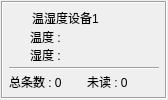
<?xml version="1.0" encoding="UTF-8"?>
<ui version="4.0">
 <class>frmDevicePanel</class>
 <widget class="QWidget" name="frmDevicePanel">
  <property name="geometry">
   <rect>
    <x>0</x>
    <y>0</y>
    <width>168</width>
    <height>96</height>
   </rect>
  </property>
  <property name="styleSheet">
   <string notr="true"/>
  </property>
  <layout class="QVBoxLayout" name="verticalLayout">
   <property name="spacing">
    <number>0</number>
   </property>
   <property name="leftMargin">
    <number>1</number>
   </property>
   <property name="topMargin">
    <number>1</number>
   </property>
   <property name="rightMargin">
    <number>1</number>
   </property>
   <property name="bottomMargin">
    <number>1</number>
   </property>
   <item>
    <widget class="QFrame" name="frame">
     <property name="frameShape">
      <enum>QFrame::Box</enum>
     </property>
     <property name="frameShadow">
      <enum>QFrame::Sunken</enum>
     </property>
     <layout class="QGridLayout" name="gridLayout_3">
      <property name="leftMargin">
       <number>6</number>
      </property>
      <property name="topMargin">
       <number>6</number>
      </property>
      <property name="rightMargin">
       <number>6</number>
      </property>
      <property name="bottomMargin">
       <number>6</number>
      </property>
      <property name="spacing">
       <number>0</number>
      </property>
      <item row="0" column="0">
       <widget class="QFrame" name="gboxDeviceTitle">
        <layout class="QHBoxLayout" name="horizontalLayout">
         <property name="spacing">
          <number>5</number>
         </property>
         <property name="leftMargin">
          <number>0</number>
         </property>
         <property name="topMargin">
          <number>0</number>
         </property>
         <property name="rightMargin">
          <number>0</number>
         </property>
         <property name="bottomMargin">
          <number>0</number>
         </property>
         <item>
          <widget class="ButtonDevice" name="btnDevice" native="true">
           <property name="minimumSize">
            <size>
             <width>18</width>
             <height>18</height>
            </size>
           </property>
           <property name="maximumSize">
            <size>
             <width>18</width>
             <height>18</height>
            </size>
           </property>
          </widget>
         </item>
         <item>
          <widget class="QLabel" name="labDeviceName">
           <property name="text">
            <string>温湿度设备1</string>
           </property>
           <property name="scaledContents">
            <bool>false</bool>
           </property>
          </widget>
         </item>
         <item>
          <widget class="ButtonPower" name="btnPower" native="true">
           <property name="minimumSize">
            <size>
             <width>28</width>
             <height>16</height>
            </size>
           </property>
           <property name="maximumSize">
            <size>
             <width>28</width>
             <height>16</height>
            </size>
           </property>
          </widget>
         </item>
        </layout>
       </widget>
      </item>
      <item row="1" column="0">
       <widget class="QFrame" name="gboxDevicePanel">
        <property name="sizePolicy">
         <sizepolicy hsizetype="Preferred" vsizetype="Expanding">
          <horstretch>0</horstretch>
          <verstretch>0</verstretch>
         </sizepolicy>
        </property>
        <property name="minimumSize">
         <size>
          <width>150</width>
          <height>0</height>
         </size>
        </property>
        <layout class="QGridLayout" name="gridLayout_2">
         <property name="leftMargin">
          <number>0</number>
         </property>
         <property name="topMargin">
          <number>1</number>
         </property>
         <property name="rightMargin">
          <number>0</number>
         </property>
         <property name="bottomMargin">
          <number>0</number>
         </property>
         <property name="horizontalSpacing">
          <number>6</number>
         </property>
         <property name="verticalSpacing">
          <number>3</number>
         </property>
         <item row="0" column="0" colspan="2">
          <layout class="QGridLayout" name="gridLayout">
           <property name="horizontalSpacing">
            <number>6</number>
           </property>
           <item row="0" column="0">
            <widget class="ButtonPilot" name="btnTemp" native="true">
             <property name="minimumSize">
              <size>
               <width>15</width>
               <height>15</height>
              </size>
             </property>
             <property name="maximumSize">
              <size>
               <width>15</width>
               <height>15</height>
              </size>
             </property>
            </widget>
           </item>
           <item row="0" column="1">
            <widget class="QLabel" name="labCurrentTemp">
             <property name="sizePolicy">
              <sizepolicy hsizetype="Preferred" vsizetype="Expanding">
               <horstretch>0</horstretch>
               <verstretch>0</verstretch>
              </sizepolicy>
             </property>
             <property name="text">
              <string>温度 :</string>
             </property>
            </widget>
           </item>
           <item row="1" column="0">
            <widget class="ButtonPilot" name="btnDamp" native="true">
             <property name="minimumSize">
              <size>
               <width>15</width>
               <height>15</height>
              </size>
             </property>
             <property name="maximumSize">
              <size>
               <width>15</width>
               <height>15</height>
              </size>
             </property>
            </widget>
           </item>
           <item row="1" column="1">
            <widget class="QLabel" name="labCurrentDamp">
             <property name="sizePolicy">
              <sizepolicy hsizetype="Preferred" vsizetype="Expanding">
               <horstretch>0</horstretch>
               <verstretch>0</verstretch>
              </sizepolicy>
             </property>
             <property name="text">
              <string>湿度 :</string>
             </property>
            </widget>
           </item>
          </layout>
         </item>
         <item row="2" column="1">
          <widget class="QLabel" name="labCountNoRead">
           <property name="sizePolicy">
            <sizepolicy hsizetype="Preferred" vsizetype="Fixed">
             <horstretch>0</horstretch>
             <verstretch>0</verstretch>
            </sizepolicy>
           </property>
           <property name="text">
            <string>未读 : 0</string>
           </property>
          </widget>
         </item>
         <item row="2" column="0">
          <widget class="QLabel" name="labCountAll">
           <property name="sizePolicy">
            <sizepolicy hsizetype="Preferred" vsizetype="Fixed">
             <horstretch>0</horstretch>
             <verstretch>0</verstretch>
            </sizepolicy>
           </property>
           <property name="text">
            <string>总条数 : 0</string>
           </property>
          </widget>
         </item>
         <item row="1" column="0" colspan="2">
          <widget class="Line" name="line">
           <property name="orientation">
            <enum>Qt::Horizontal</enum>
           </property>
          </widget>
         </item>
        </layout>
       </widget>
      </item>
     </layout>
    </widget>
   </item>
  </layout>
 </widget>
 <customwidgets>
  <customwidget>
   <class>ButtonPilot</class>
   <extends>QWidget</extends>
   <header location="global">usercontrol/buttonpilot.h</header>
   <container>1</container>
  </customwidget>
  <customwidget>
   <class>ButtonDevice</class>
   <extends>QWidget</extends>
   <header location="global">usercontrol/buttondevice.h</header>
   <container>1</container>
  </customwidget>
  <customwidget>
   <class>ButtonPower</class>
   <extends>QWidget</extends>
   <header location="global">usercontrol/buttonpower.h</header>
   <container>1</container>
  </customwidget>
 </customwidgets>
 <resources/>
 <connections/>
</ui>
